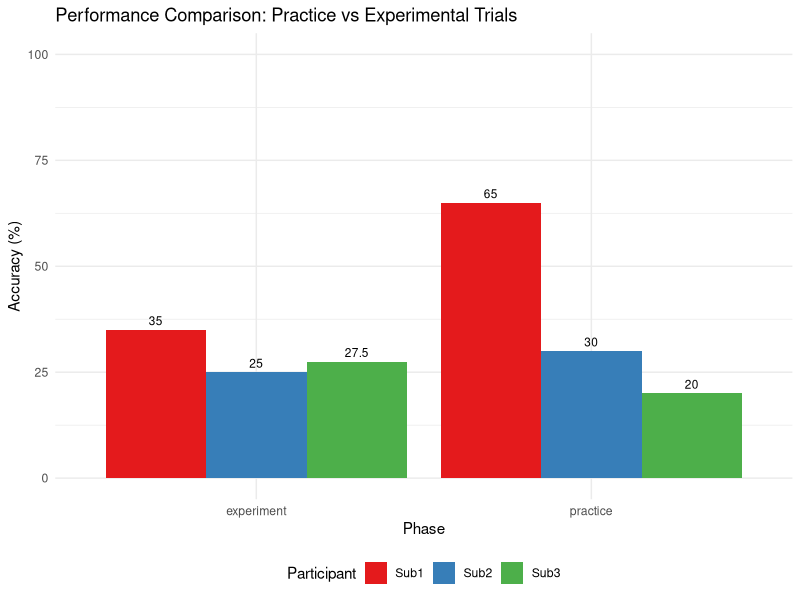
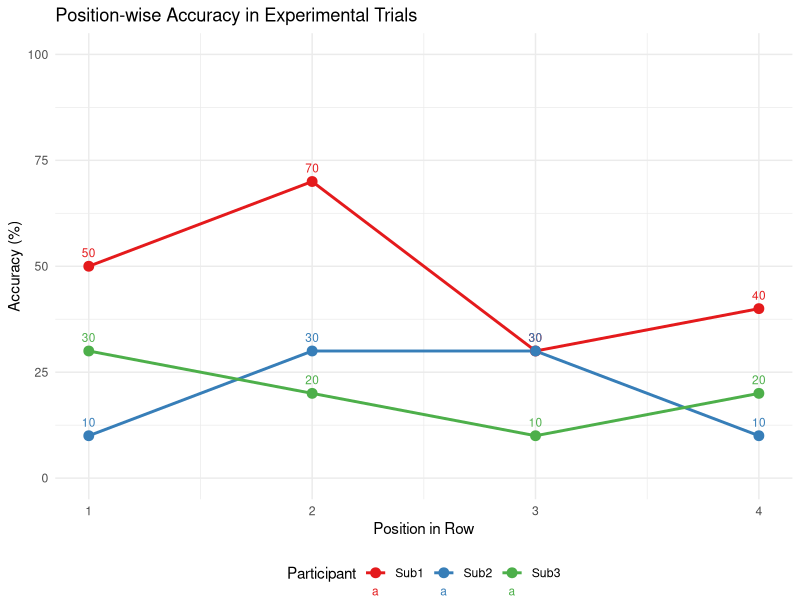
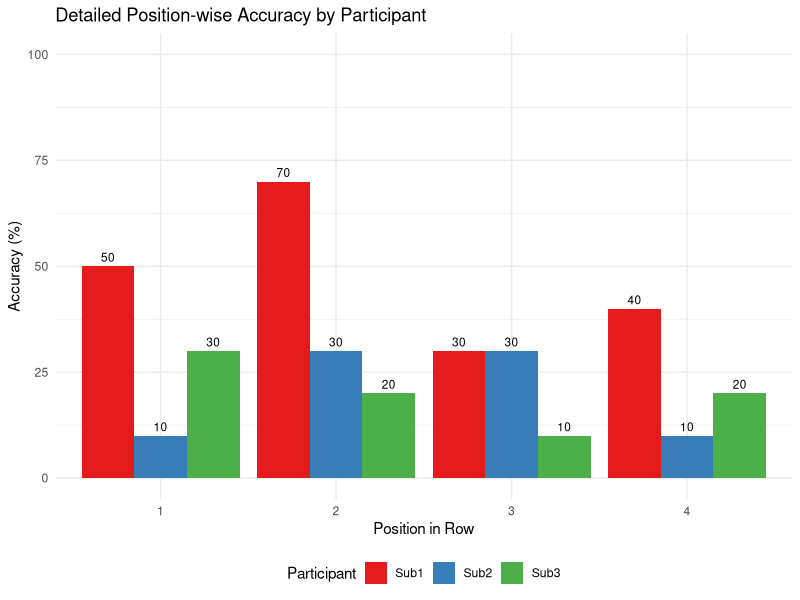
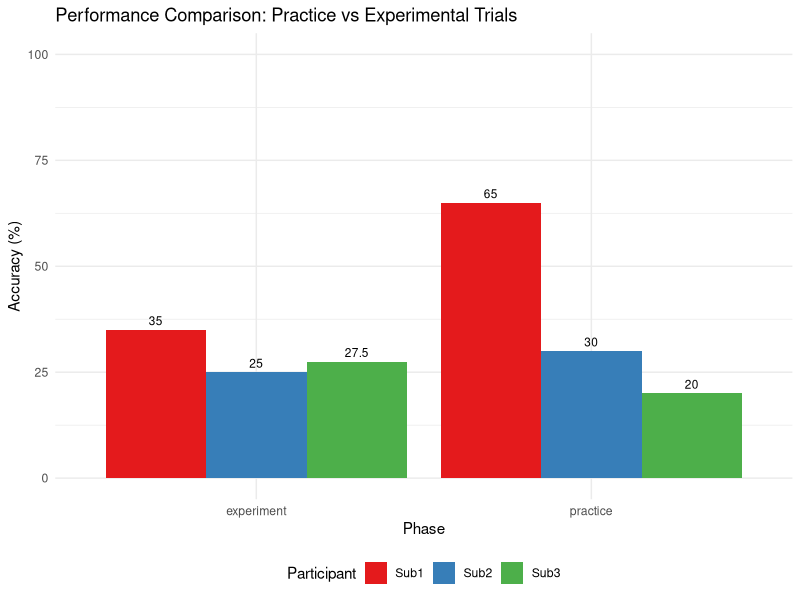
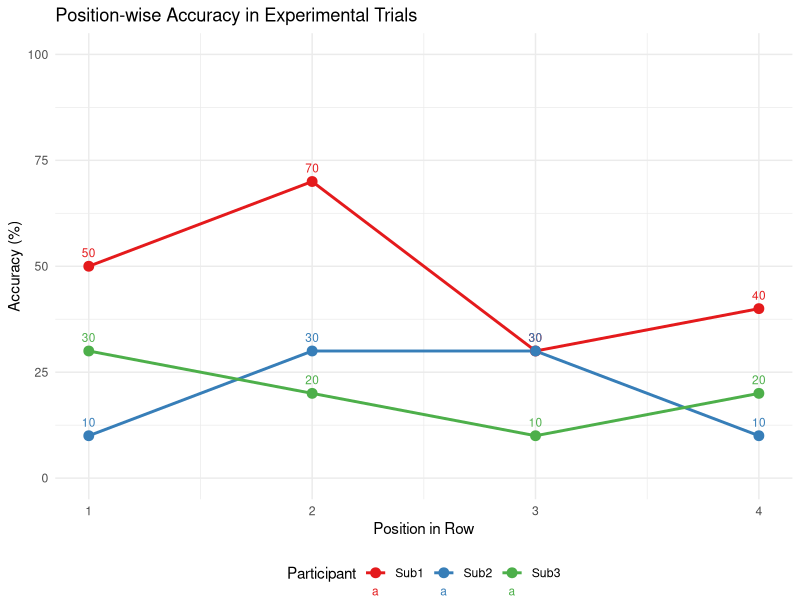
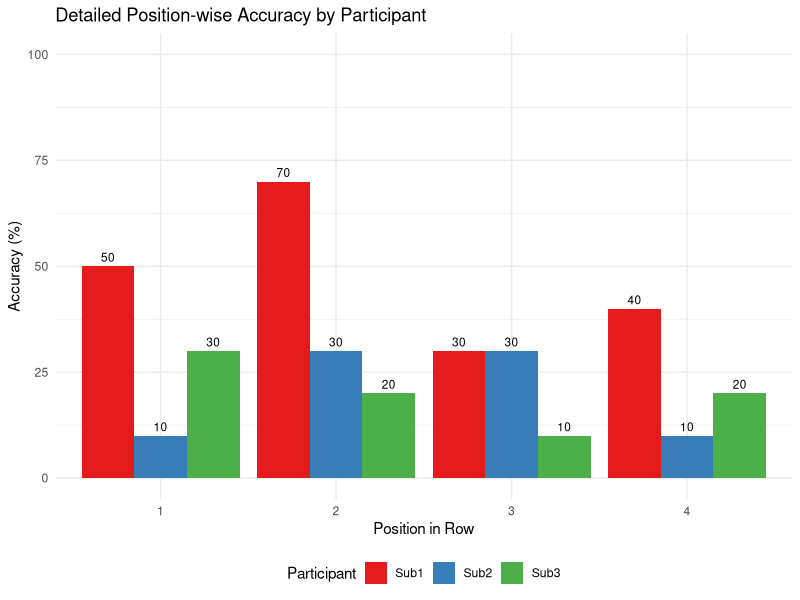

Recreate these plots in R, in order.
# Load necessary libraries
library(ggplot2)
library(dplyr)

# Create data frames from the provided CSV data
sub1_data <- data.frame(
  trial = 1:15,
  phase = c(rep("practice", 5), rep("experiment", 10)),
  matrix = c(
    "I R U C\\nJ E X L\\nE B G R", "U R Q P\\nT I H B\\nP H E Y", 
    "V G N T\\nV S E K\\nO U P Z", "G K F I\\nK J T W\\nE S G N", 
    "M I N P\\nX M I V\\nE V J C", "L F C X\\nQ G O I\\nD K P V", 
    "H S O Z\\nI P X T\\nU B R J", "Y T J G\\nG L F D\\nE X V T", 
    "K S I T\\nC Z I F\\nY K X Q", "C B U Y\\nY P Q G\\nL Y E O", 
    "A E P B\\nS I P A\\nS V L P", "W P F I\\nW S E B\\nY O E N", 
    "X H F N\\nS Z O B\\nN U E W", "M F J L\\nP R J K\\nV Q W F", 
    "Y D H Q\\nJ A S X\\nR A X W"
  ),
  tone_row = c(1, 0, 2, 1, 1, 1, 2, 2, 1, 2, 2, 0, 0, 2, 1),
  correct_row = c(
    "JEXL", "URQP", "OUPZ", "KJTW", "XMIV", "QGOI", "UBRJ", "EXVT", 
    "CZIF", "LYEO", "SVLP", "WPFI", "XHFN", "VQWF", "JASX"
  ),
  response_row = c(
    "JXLC", "PHEB", "OUPZ", "KJTW", "XMIV", "QGOL", "UBPRJ", "GLFD", 
    "CZIF", "YQPZ", "AFPB", "WSEB", "SZOB", "GSGG", "JASX"
  )
)

sub2_data <- data.frame(
  trial = 1:15,
  phase = c(rep("practice", 5), rep("experiment", 10)),
  matrix = c(
    "B I H X\\nN K H G\\nL X G R", "K Z Q M\\nC B R T\\nI Y G C", 
    "L Z W H\\nR E T O\\nC W J H", "C K G S\\nG A B F\\nU G M X", 
    "C W J M\\nL D P O\\nT Y I E", "A M Q S\\nE I L G\\nI K H L", 
    "O R V K\\nU J C I\\nA D O B", "B F W X\\nL D J B\\nE R I V", 
    "R L P K\\nZ V I F\\nT J U S", "Z P E L\\nQ V Y G\\nP U Z A", 
    "J N B T\\nQ V E Y\\nC M J A", "M C E S\\nO K S N\\nJ B T V", 
    "F M H S\\nY O Z S\\nM P R O", "V A M N\\nR K U F\\nI R P O", 
    "I E Z H\\nU T O G\\nT Y U E"
  ),
  tone_row = c(2, 2, 0, 1, 2, 0, 0, 2, 2, 2, 0, 2, 2, 1, 2),
  correct_row = c(
    "LXGR", "IYGC", "LZWH", "GABF", "TYIE", "AMQS", "ORVK", "ERIV", 
    "TJUS", "PUZA", "JNBT", "JBTV", "MPRO", "RKUF", "TYUE"
  ),
  response_row = c(
    "BIHX", "IYGH", "RETO", "GABO", "IP", "AEGY", "O", "JD", "TVJ", 
    "QUTZ", "JT", "JDT", "M", "VMRF", "TUFM"
  )
)

sub3_data <- data.frame(
  trial = 1:15,
  phase = c(rep("practice", 5), rep("experiment", 10)),
  matrix = c(
    "D Q L R\\nX F B T\\nQ T W G", "L G R J\\nV D J C\\nG U P X", 
    "I T Z A\\nH S C T\\nF S V H", "Y A U E\\nB J K A\\nJ V P X", 
    "E U H D\\nA J Y L\\nB T M J", "Y W B M\\nJ X U B\\nW U S A", 
    "H J D U\\nY R O U\\nB A D T", "U B S F\\nW N A O\\nI J S D", 
    "C S Z U\\nB I V P\\nO B Z R", "C X W U\\nQ P F E\\nX G M K", 
    "M F I H\\nV R X Z\\nZ M C L", "Z Y E G\\nJ D X H\\nS L J O", 
    "V P B K\\nF U L N\\nV H P E", "F D G T\\nB C G H\\nK P F Q", 
    "W B U D\\nU X Y F\\nL F Q M"
  ),
  tone_row = c(0, 1, 0, 2, 1, 2, 0, 1, 0, 1, 0, 2, 1, 1, 0),
  correct_row = c(
    "DQLR", "VDJC", "ITZA", "JVPX", "AJYL", "WUSA", "HJDU", "WNAO", 
    "CSZU", "QPFE", "MFIH", "SLJO", "FULN", "BCGH", "WBUD"
  ),
  response_row = c(
    "DQLR", "PCGF", "RUPY", "YOUT", "IPUT", "UPIY", "BADT", "XDGH", 
    "BIVP", "QPVD", "VRXD", "JDXH", "FULN", "BCGH", "UXVY"
  )
)

# Add participant identifier
sub1_data$participant <- "Sub1"
sub2_data$participant <- "Sub2"
sub3_data$participant <- "Sub3"

# Combine all data
all_data <- bind_rows(sub1_data, sub2_data, sub3_data)

# Function to calculate accuracy
calculate_accuracy <- function(correct, response) {
  correct_chars <- strsplit(correct, "")[[1]]
  response_chars <- strsplit(response, "")[[1]]
  
  # If response is shorter than correct, pad with NA
  if (length(response_chars) < length(correct_chars)) {
    response_chars <- c(response_chars, rep(NA, length(correct_chars) - length(response_chars)))
  }
  
  # If response is longer, truncate
  if (length(response_chars) > length(correct_chars)) {
    response_chars <- response_chars[1:length(correct_chars)]
  }
  
  # Calculate position-wise accuracy
  pos_accuracy <- mapply(function(c, r) ifelse(!is.na(r) && c == r, 1, 0), 
                         correct_chars, response_chars)
  
  # Return overall accuracy and position-wise accuracy
  list(
    overall = mean(pos_accuracy, na.rm = TRUE),
    pos1 = ifelse(length(pos_accuracy) >= 1, pos_accuracy[1], NA),
    pos2 = ifelse(length(pos_accuracy) >= 2, pos_accuracy[2], NA),
    pos3 = ifelse(length(pos_accuracy) >= 3, pos_accuracy[3], NA),
    pos4 = ifelse(length(pos_accuracy) >= 4, pos_accuracy[4], NA)
  )
}

# Apply accuracy calculation
accuracy_results <- all_data %>%
  rowwise() %>%
  mutate(accuracy = list(calculate_accuracy(correct_row, response_row))) %>%
  mutate(overall_accuracy = accuracy$overall,
         pos1 = accuracy$pos1,
         pos2 = accuracy$pos2,
         pos3 = accuracy$pos3,
         pos4 = accuracy$pos4) %>%
  select(-accuracy)

# Calculate average accuracy by participant and phase
phase_accuracy <- accuracy_results %>%
  group_by(participant, phase) %>%
  summarize(avg_accuracy = mean(overall_accuracy, na.rm = TRUE) * 100, .groups = "drop")

# Calculate position-wise accuracy by participant for experimental trials
position_accuracy_exp <- accuracy_results %>%
  filter(phase == "experiment") %>%
  group_by(participant) %>%
  summarize(
    pos1 = mean(pos1, na.rm = TRUE) * 100,
    pos2 = mean(pos2, na.rm = TRUE) * 100,
    pos3 = mean(pos3, na.rm = TRUE) * 100,
    pos4 = mean(pos4, na.rm = TRUE) * 100,
    .groups = "drop"
  )

# Create performance comparison plot (practice vs experiment)
p1 <- ggplot(phase_accuracy, aes(x = phase, y = avg_accuracy, fill = participant)) +
  geom_bar(stat = "identity", position = position_dodge()) +
  geom_text(aes(label = round(avg_accuracy, 1)), 
            position = position_dodge(width = 0.9), vjust = -0.5, size = 3) +
  labs(title = "Performance Comparison: Practice vs Experimental Trials",
       x = "Phase", y = "Accuracy (%)", fill = "Participant") +
  theme_minimal() +
  scale_fill_manual(values = c("#E41A1C", "#377EB8", "#4DAF4A")) +
  ylim(0, 100) +
  theme(legend.position = "bottom")

# Prepare data for position-wise accuracy plot without pivot_longer
position_data <- data.frame(
  participant = rep(position_accuracy_exp$participant, each = 4),
  position = rep(1:4, times = nrow(position_accuracy_exp)),
  accuracy = c(
    position_accuracy_exp$pos1,
    position_accuracy_exp$pos2,
    position_accuracy_exp$pos3,
    position_accuracy_exp$pos4
  )
)

# Create position-wise accuracy plot
p2 <- ggplot(position_data, aes(x = position, y = accuracy, color = participant, group = participant)) +
  geom_line(size = 1) +
  geom_point(size = 3) +
  geom_text(aes(label = round(accuracy, 1)), vjust = -1, size = 3) +
  labs(title = "Position-wise Accuracy in Experimental Trials",
       x = "Position in Row", y = "Accuracy (%)", color = "Participant") +
  theme_minimal() +
  scale_color_manual(values = c("#E41A1C", "#377EB8", "#4DAF4A")) +
  scale_x_continuous(breaks = 1:4, labels = c("1", "2", "3", "4")) +
  ylim(0, 100) +
  theme(legend.position = "bottom")

# Prepare data for detailed position-wise accuracy plot without pivot_longer
detailed_position_data <- data.frame(
  participant = rep(position_accuracy_exp$participant, each = 4),
  position = factor(rep(1:4, times = nrow(position_accuracy_exp))),
  accuracy = c(
    position_accuracy_exp$pos1,
    position_accuracy_exp$pos2,
    position_accuracy_exp$pos3,
    position_accuracy_exp$pos4
  )
)

# Create a detailed position-wise accuracy plot for each participant
p3 <- ggplot(detailed_position_data, aes(x = position, y = accuracy, fill = participant)) +
  geom_bar(stat = "identity", position = "dodge") +
  geom_text(aes(label = round(accuracy, 1)), 
            position = position_dodge(width = 0.9), vjust = -0.5, size = 3) +
  labs(title = "Detailed Position-wise Accuracy by Participant",
       x = "Position in Row", y = "Accuracy (%)", fill = "Participant") +
  theme_minimal() +
  scale_fill_manual(values = c("#E41A1C", "#377EB8", "#4DAF4A")) +
  ylim(0, 100) +
  theme(legend.position = "bottom")

# Save the plots
ggsave("performance_comparison.png", p1, width = 6, height = 5, dpi = 300)
ggsave("position_accuracy.png", p2, width = 6, height = 5, dpi = 300)
ggsave("detailed_position_accuracy.png", p3, width = 8, height = 6, dpi = 300)

# Print the plots
print(p1)
print(p2)
print(p3)
